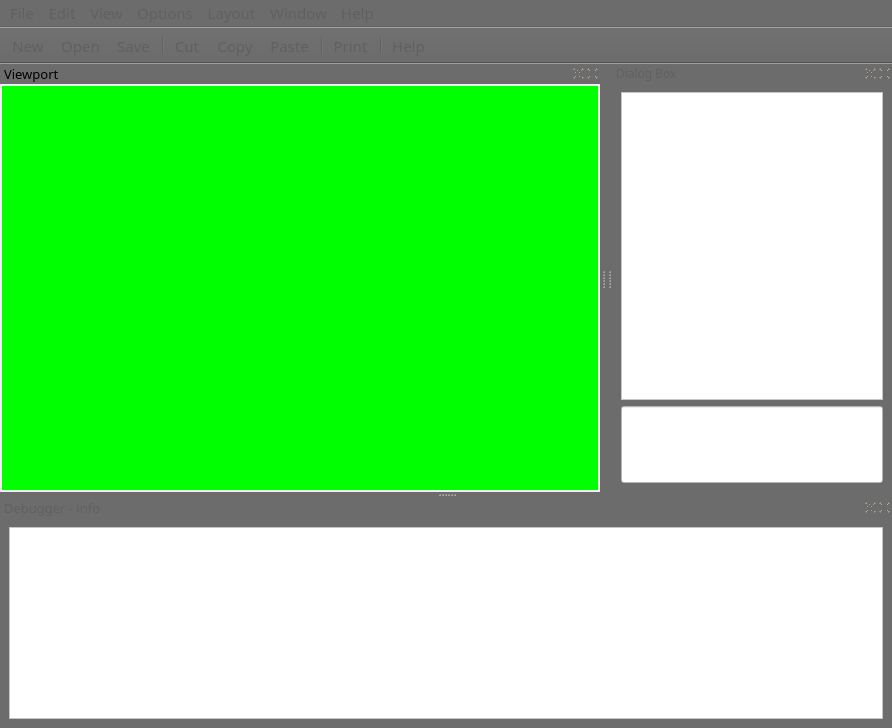
<?xml version="1.0" encoding="UTF-8"?>
<ui version="4.0">
 <class>machinimaker</class>
 <widget class="QMainWindow" name="machinimaker">
  <property name="geometry">
   <rect>
    <x>0</x>
    <y>0</y>
    <width>892</width>
    <height>728</height>
   </rect>
  </property>
  <property name="palette">
   <palette>
    <active>
     <colorrole role="WindowText">
      <brush brushstyle="SolidPattern">
       <color alpha="255">
        <red>0</red>
        <green>0</green>
        <blue>0</blue>
       </color>
      </brush>
     </colorrole>
     <colorrole role="Button">
      <brush brushstyle="SolidPattern">
       <color alpha="255">
        <red>240</red>
        <green>240</green>
        <blue>240</blue>
       </color>
      </brush>
     </colorrole>
     <colorrole role="Text">
      <brush brushstyle="SolidPattern">
       <color alpha="255">
        <red>0</red>
        <green>0</green>
        <blue>0</blue>
       </color>
      </brush>
     </colorrole>
     <colorrole role="ButtonText">
      <brush brushstyle="SolidPattern">
       <color alpha="255">
        <red>0</red>
        <green>0</green>
        <blue>0</blue>
       </color>
      </brush>
     </colorrole>
     <colorrole role="Base">
      <brush brushstyle="SolidPattern">
       <color alpha="255">
        <red>255</red>
        <green>255</green>
        <blue>255</blue>
       </color>
      </brush>
     </colorrole>
     <colorrole role="Window">
      <brush brushstyle="SolidPattern">
       <color alpha="255">
        <red>108</red>
        <green>108</green>
        <blue>108</blue>
       </color>
      </brush>
     </colorrole>
     <colorrole role="Highlight">
      <brush brushstyle="SolidPattern">
       <color alpha="255">
        <red>51</red>
        <green>153</green>
        <blue>255</blue>
       </color>
      </brush>
     </colorrole>
     <colorrole role="Link">
      <brush brushstyle="SolidPattern">
       <color alpha="255">
        <red>0</red>
        <green>0</green>
        <blue>238</blue>
       </color>
      </brush>
     </colorrole>
     <colorrole role="LinkVisited">
      <brush brushstyle="SolidPattern">
       <color alpha="255">
        <red>85</red>
        <green>26</green>
        <blue>139</blue>
       </color>
      </brush>
     </colorrole>
     <colorrole role="AlternateBase">
      <brush brushstyle="SolidPattern">
       <color alpha="255">
        <red>245</red>
        <green>245</green>
        <blue>245</blue>
       </color>
      </brush>
     </colorrole>
     <colorrole role="ToolTipBase">
      <brush brushstyle="SolidPattern">
       <color alpha="255">
        <red>255</red>
        <green>255</green>
        <blue>225</blue>
       </color>
      </brush>
     </colorrole>
    </active>
    <inactive>
     <colorrole role="WindowText">
      <brush brushstyle="SolidPattern">
       <color alpha="255">
        <red>96</red>
        <green>96</green>
        <blue>96</blue>
       </color>
      </brush>
     </colorrole>
     <colorrole role="Button">
      <brush brushstyle="SolidPattern">
       <color alpha="255">
        <red>240</red>
        <green>240</green>
        <blue>240</blue>
       </color>
      </brush>
     </colorrole>
     <colorrole role="Text">
      <brush brushstyle="SolidPattern">
       <color alpha="255">
        <red>96</red>
        <green>96</green>
        <blue>96</blue>
       </color>
      </brush>
     </colorrole>
     <colorrole role="ButtonText">
      <brush brushstyle="SolidPattern">
       <color alpha="255">
        <red>96</red>
        <green>96</green>
        <blue>96</blue>
       </color>
      </brush>
     </colorrole>
     <colorrole role="Base">
      <brush brushstyle="SolidPattern">
       <color alpha="255">
        <red>255</red>
        <green>255</green>
        <blue>255</blue>
       </color>
      </brush>
     </colorrole>
     <colorrole role="Window">
      <brush brushstyle="SolidPattern">
       <color alpha="255">
        <red>108</red>
        <green>108</green>
        <blue>108</blue>
       </color>
      </brush>
     </colorrole>
     <colorrole role="Highlight">
      <brush brushstyle="SolidPattern">
       <color alpha="255">
        <red>166</red>
        <green>200</green>
        <blue>255</blue>
       </color>
      </brush>
     </colorrole>
     <colorrole role="HighlightedText">
      <brush brushstyle="SolidPattern">
       <color alpha="255">
        <red>0</red>
        <green>0</green>
        <blue>0</blue>
       </color>
      </brush>
     </colorrole>
     <colorrole role="Link">
      <brush brushstyle="SolidPattern">
       <color alpha="255">
        <red>0</red>
        <green>0</green>
        <blue>238</blue>
       </color>
      </brush>
     </colorrole>
     <colorrole role="LinkVisited">
      <brush brushstyle="SolidPattern">
       <color alpha="255">
        <red>85</red>
        <green>26</green>
        <blue>139</blue>
       </color>
      </brush>
     </colorrole>
     <colorrole role="AlternateBase">
      <brush brushstyle="SolidPattern">
       <color alpha="255">
        <red>245</red>
        <green>245</green>
        <blue>245</blue>
       </color>
      </brush>
     </colorrole>
     <colorrole role="ToolTipBase">
      <brush brushstyle="SolidPattern">
       <color alpha="255">
        <red>255</red>
        <green>255</green>
        <blue>225</blue>
       </color>
      </brush>
     </colorrole>
    </inactive>
    <disabled>
     <colorrole role="WindowText">
      <brush brushstyle="SolidPattern">
       <color alpha="255">
        <red>160</red>
        <green>160</green>
        <blue>160</blue>
       </color>
      </brush>
     </colorrole>
     <colorrole role="Button">
      <brush brushstyle="SolidPattern">
       <color alpha="255">
        <red>240</red>
        <green>240</green>
        <blue>240</blue>
       </color>
      </brush>
     </colorrole>
     <colorrole role="Text">
      <brush brushstyle="SolidPattern">
       <color alpha="255">
        <red>160</red>
        <green>160</green>
        <blue>160</blue>
       </color>
      </brush>
     </colorrole>
     <colorrole role="ButtonText">
      <brush brushstyle="SolidPattern">
       <color alpha="255">
        <red>160</red>
        <green>160</green>
        <blue>160</blue>
       </color>
      </brush>
     </colorrole>
     <colorrole role="Base">
      <brush brushstyle="SolidPattern">
       <color alpha="255">
        <red>108</red>
        <green>108</green>
        <blue>108</blue>
       </color>
      </brush>
     </colorrole>
     <colorrole role="Window">
      <brush brushstyle="SolidPattern">
       <color alpha="255">
        <red>108</red>
        <green>108</green>
        <blue>108</blue>
       </color>
      </brush>
     </colorrole>
     <colorrole role="Highlight">
      <brush brushstyle="SolidPattern">
       <color alpha="255">
        <red>200</red>
        <green>221</green>
        <blue>254</blue>
       </color>
      </brush>
     </colorrole>
     <colorrole role="HighlightedText">
      <brush brushstyle="SolidPattern">
       <color alpha="255">
        <red>160</red>
        <green>160</green>
        <blue>160</blue>
       </color>
      </brush>
     </colorrole>
     <colorrole role="Link">
      <brush brushstyle="SolidPattern">
       <color alpha="255">
        <red>128</red>
        <green>128</green>
        <blue>255</blue>
       </color>
      </brush>
     </colorrole>
     <colorrole role="LinkVisited">
      <brush brushstyle="SolidPattern">
       <color alpha="255">
        <red>128</red>
        <green>128</green>
        <blue>255</blue>
       </color>
      </brush>
     </colorrole>
     <colorrole role="AlternateBase">
      <brush brushstyle="SolidPattern">
       <color alpha="255">
        <red>245</red>
        <green>245</green>
        <blue>245</blue>
       </color>
      </brush>
     </colorrole>
     <colorrole role="ToolTipBase">
      <brush brushstyle="SolidPattern">
       <color alpha="255">
        <red>255</red>
        <green>255</green>
        <blue>225</blue>
       </color>
      </brush>
     </colorrole>
    </disabled>
   </palette>
  </property>
  <property name="font">
   <font>
    <family>Segoe UI This</family>
    <pointsize>11</pointsize>
   </font>
  </property>
  <property name="windowTitle">
   <string>Machinimaker</string>
  </property>
  <property name="windowIcon">
   <iconset resource="appIcons.qrc">
    <normaloff>:/icons/icons/mm_icon.png</normaloff>:/icons/icons/mm_icon.png</iconset>
  </property>
  <property name="autoFillBackground">
   <bool>false</bool>
  </property>
  <property name="iconSize">
   <size>
    <width>32</width>
    <height>32</height>
   </size>
  </property>
  <property name="tabShape">
   <enum>QTabWidget::TabShape::Triangular</enum>
  </property>
  <property name="dockOptions">
   <set>QMainWindow::DockOption::AllowTabbedDocks|QMainWindow::DockOption::AnimatedDocks|QMainWindow::DockOption::ForceTabbedDocks</set>
  </property>
  <widget class="QWidget" name="centralwidget">
   <property name="sizePolicy">
    <sizepolicy hsizetype="Preferred" vsizetype="Ignored">
     <horstretch>0</horstretch>
     <verstretch>0</verstretch>
    </sizepolicy>
   </property>
   <layout class="QHBoxLayout" name="horizontalLayout">
    <property name="spacing">
     <number>0</number>
    </property>
    <property name="sizeConstraint">
     <enum>QLayout::SizeConstraint::SetMaximumSize</enum>
    </property>
    <property name="leftMargin">
     <number>0</number>
    </property>
    <property name="topMargin">
     <number>0</number>
    </property>
    <property name="rightMargin">
     <number>0</number>
    </property>
    <property name="bottomMargin">
     <number>1</number>
    </property>
   </layout>
  </widget>
  <widget class="QMenuBar" name="menubar">
   <property name="geometry">
    <rect>
     <x>0</x>
     <y>0</y>
     <width>892</width>
     <height>25</height>
    </rect>
   </property>
   <widget class="QMenu" name="menuBeeboop">
    <property name="title">
     <string>File</string>
    </property>
   </widget>
   <widget class="QMenu" name="menuEdit">
    <property name="title">
     <string>Edit</string>
    </property>
   </widget>
   <widget class="QMenu" name="menuView">
    <property name="title">
     <string>View</string>
    </property>
   </widget>
   <widget class="QMenu" name="menuOptions">
    <property name="title">
     <string>Options</string>
    </property>
   </widget>
   <widget class="QMenu" name="menuLayout">
    <property name="title">
     <string>Layout</string>
    </property>
   </widget>
   <widget class="QMenu" name="menuWindow">
    <property name="title">
     <string>Window</string>
    </property>
   </widget>
   <widget class="QMenu" name="menuHelp">
    <property name="title">
     <string>Help</string>
    </property>
   </widget>
   <addaction name="menuBeeboop"/>
   <addaction name="menuEdit"/>
   <addaction name="menuView"/>
   <addaction name="menuOptions"/>
   <addaction name="menuLayout"/>
   <addaction name="menuWindow"/>
   <addaction name="menuHelp"/>
  </widget>
  <widget class="QToolBar" name="toolBar">
   <property name="windowTitle">
    <string>toolBar</string>
   </property>
   <property name="movable">
    <bool>false</bool>
   </property>
   <property name="iconSize">
    <size>
     <width>32</width>
     <height>32</height>
    </size>
   </property>
   <property name="floatable">
    <bool>false</bool>
   </property>
   <attribute name="toolBarArea">
    <enum>TopToolBarArea</enum>
   </attribute>
   <attribute name="toolBarBreak">
    <bool>false</bool>
   </attribute>
   <addaction name="actionNew"/>
   <addaction name="actionopen"/>
   <addaction name="actionsave"/>
   <addaction name="separator"/>
   <addaction name="actioncut"/>
   <addaction name="actioncopy"/>
   <addaction name="actionpaste"/>
   <addaction name="separator"/>
   <addaction name="actionprint"/>
   <addaction name="separator"/>
   <addaction name="actionhelp"/>
  </widget>
  <widget class="QDockWidget" name="Debugger">
   <property name="sizePolicy">
    <sizepolicy hsizetype="Expanding" vsizetype="Expanding">
     <horstretch>0</horstretch>
     <verstretch>0</verstretch>
    </sizepolicy>
   </property>
   <property name="minimumSize">
    <size>
     <width>94</width>
     <height>150</height>
    </size>
   </property>
   <property name="font">
    <font>
     <family>Segoe UI This</family>
     <pointsize>10</pointsize>
    </font>
   </property>
   <property name="windowIcon">
    <iconset>
     <normaloff>../../../Downloads/mm_icon.png</normaloff>../../../Downloads/mm_icon.png</iconset>
   </property>
   <property name="autoFillBackground">
    <bool>false</bool>
   </property>
   <property name="styleSheet">
    <string notr="true"/>
   </property>
   <property name="windowTitle">
    <string>Debugger - info</string>
   </property>
   <property name="dockLocation">
    <enum>Qt::DockWidgetArea::BottomDockWidgetArea</enum>
   </property>
   <attribute name="dockWidgetArea">
    <number>8</number>
   </attribute>
   <widget class="QWidget" name="dockWidgetContents">
    <layout class="QVBoxLayout" name="verticalLayout_2">
     <item>
      <widget class="QTextEdit" name="textDebugger">
       <property name="font">
        <font>
         <family>Segoe UI This</family>
         <pointsize>10</pointsize>
        </font>
       </property>
       <property name="styleSheet">
        <string notr="true">color:rgb(0,0,0);
background-color: rgb(255, 255, 255);</string>
       </property>
      </widget>
     </item>
    </layout>
   </widget>
  </widget>
  <widget class="QDockWidget" name="Viewport">
   <property name="sizePolicy">
    <sizepolicy hsizetype="Expanding" vsizetype="Expanding">
     <horstretch>255</horstretch>
     <verstretch>0</verstretch>
    </sizepolicy>
   </property>
   <property name="minimumSize">
    <size>
     <width>600</width>
     <height>300</height>
    </size>
   </property>
   <property name="palette">
    <palette>
     <active>
      <colorrole role="WindowText">
       <brush brushstyle="SolidPattern">
        <color alpha="255">
         <red>0</red>
         <green>0</green>
         <blue>0</blue>
        </color>
       </brush>
      </colorrole>
      <colorrole role="Button">
       <brush brushstyle="SolidPattern">
        <color alpha="255">
         <red>0</red>
         <green>255</green>
         <blue>0</blue>
        </color>
       </brush>
      </colorrole>
      <colorrole role="Text">
       <brush brushstyle="SolidPattern">
        <color alpha="255">
         <red>0</red>
         <green>0</green>
         <blue>0</blue>
        </color>
       </brush>
      </colorrole>
      <colorrole role="ButtonText">
       <brush brushstyle="SolidPattern">
        <color alpha="255">
         <red>0</red>
         <green>0</green>
         <blue>0</blue>
        </color>
       </brush>
      </colorrole>
      <colorrole role="Base">
       <brush brushstyle="SolidPattern">
        <color alpha="255">
         <red>0</red>
         <green>255</green>
         <blue>0</blue>
        </color>
       </brush>
      </colorrole>
      <colorrole role="Window">
       <brush brushstyle="SolidPattern">
        <color alpha="255">
         <red>0</red>
         <green>255</green>
         <blue>0</blue>
        </color>
       </brush>
      </colorrole>
      <colorrole role="PlaceholderText">
       <brush brushstyle="SolidPattern">
        <color alpha="128">
         <red>0</red>
         <green>0</green>
         <blue>0</blue>
        </color>
       </brush>
      </colorrole>
     </active>
     <inactive>
      <colorrole role="WindowText">
       <brush brushstyle="SolidPattern">
        <color alpha="255">
         <red>0</red>
         <green>0</green>
         <blue>0</blue>
        </color>
       </brush>
      </colorrole>
      <colorrole role="Button">
       <brush brushstyle="SolidPattern">
        <color alpha="255">
         <red>0</red>
         <green>255</green>
         <blue>0</blue>
        </color>
       </brush>
      </colorrole>
      <colorrole role="Text">
       <brush brushstyle="SolidPattern">
        <color alpha="255">
         <red>0</red>
         <green>0</green>
         <blue>0</blue>
        </color>
       </brush>
      </colorrole>
      <colorrole role="ButtonText">
       <brush brushstyle="SolidPattern">
        <color alpha="255">
         <red>0</red>
         <green>0</green>
         <blue>0</blue>
        </color>
       </brush>
      </colorrole>
      <colorrole role="Base">
       <brush brushstyle="SolidPattern">
        <color alpha="255">
         <red>0</red>
         <green>255</green>
         <blue>0</blue>
        </color>
       </brush>
      </colorrole>
      <colorrole role="Window">
       <brush brushstyle="SolidPattern">
        <color alpha="255">
         <red>0</red>
         <green>255</green>
         <blue>0</blue>
        </color>
       </brush>
      </colorrole>
      <colorrole role="PlaceholderText">
       <brush brushstyle="SolidPattern">
        <color alpha="128">
         <red>0</red>
         <green>0</green>
         <blue>0</blue>
        </color>
       </brush>
      </colorrole>
     </inactive>
     <disabled>
      <colorrole role="WindowText">
       <brush brushstyle="SolidPattern">
        <color alpha="255">
         <red>0</red>
         <green>0</green>
         <blue>0</blue>
        </color>
       </brush>
      </colorrole>
      <colorrole role="Button">
       <brush brushstyle="SolidPattern">
        <color alpha="255">
         <red>0</red>
         <green>255</green>
         <blue>0</blue>
        </color>
       </brush>
      </colorrole>
      <colorrole role="Text">
       <brush brushstyle="SolidPattern">
        <color alpha="255">
         <red>0</red>
         <green>0</green>
         <blue>0</blue>
        </color>
       </brush>
      </colorrole>
      <colorrole role="ButtonText">
       <brush brushstyle="SolidPattern">
        <color alpha="255">
         <red>0</red>
         <green>0</green>
         <blue>0</blue>
        </color>
       </brush>
      </colorrole>
      <colorrole role="Base">
       <brush brushstyle="SolidPattern">
        <color alpha="255">
         <red>0</red>
         <green>255</green>
         <blue>0</blue>
        </color>
       </brush>
      </colorrole>
      <colorrole role="Window">
       <brush brushstyle="SolidPattern">
        <color alpha="255">
         <red>0</red>
         <green>255</green>
         <blue>0</blue>
        </color>
       </brush>
      </colorrole>
      <colorrole role="PlaceholderText">
       <brush brushstyle="SolidPattern">
        <color alpha="128">
         <red>0</red>
         <green>0</green>
         <blue>0</blue>
        </color>
       </brush>
      </colorrole>
     </disabled>
    </palette>
   </property>
   <property name="font">
    <font>
     <family>Segoe UI This</family>
     <pointsize>10</pointsize>
    </font>
   </property>
   <property name="cursor">
    <cursorShape>CrossCursor</cursorShape>
   </property>
   <property name="mouseTracking">
    <bool>true</bool>
   </property>
   <property name="autoFillBackground">
    <bool>false</bool>
   </property>
   <property name="styleSheet">
    <string notr="true">background-color: rgb(0, 255, 0);
border: 2px solid #f0f0f0;
color: rgb(0, 0, 0);</string>
   </property>
   <property name="features">
    <set>QDockWidget::DockWidgetFeature::DockWidgetClosable|QDockWidget::DockWidgetFeature::DockWidgetFloatable|QDockWidget::DockWidgetFeature::DockWidgetMovable</set>
   </property>
   <property name="windowTitle">
    <string>Viewport</string>
   </property>
   <attribute name="dockWidgetArea">
    <number>1</number>
   </attribute>
   <widget class="QWidget" name="dockWidgetContents_2">
    <layout class="QHBoxLayout" name="horizontalLayout_2"/>
   </widget>
  </widget>
  <widget class="QDockWidget" name="DialogBox">
   <property name="sizePolicy">
    <sizepolicy hsizetype="Expanding" vsizetype="Expanding">
     <horstretch>0</horstretch>
     <verstretch>0</verstretch>
    </sizepolicy>
   </property>
   <property name="minimumSize">
    <size>
     <width>182</width>
     <height>182</height>
    </size>
   </property>
   <property name="palette">
    <palette>
     <active>
      <colorrole role="WindowText">
       <brush brushstyle="SolidPattern">
        <color alpha="255">
         <red>0</red>
         <green>0</green>
         <blue>0</blue>
        </color>
       </brush>
      </colorrole>
      <colorrole role="Button">
       <brush brushstyle="SolidPattern">
        <color alpha="255">
         <red>240</red>
         <green>240</green>
         <blue>240</blue>
        </color>
       </brush>
      </colorrole>
      <colorrole role="Text">
       <brush brushstyle="SolidPattern">
        <color alpha="255">
         <red>0</red>
         <green>0</green>
         <blue>0</blue>
        </color>
       </brush>
      </colorrole>
      <colorrole role="ButtonText">
       <brush brushstyle="SolidPattern">
        <color alpha="255">
         <red>0</red>
         <green>0</green>
         <blue>0</blue>
        </color>
       </brush>
      </colorrole>
      <colorrole role="Base">
       <brush brushstyle="SolidPattern">
        <color alpha="255">
         <red>240</red>
         <green>240</green>
         <blue>240</blue>
        </color>
       </brush>
      </colorrole>
      <colorrole role="Window">
       <brush brushstyle="SolidPattern">
        <color alpha="255">
         <red>240</red>
         <green>240</green>
         <blue>240</blue>
        </color>
       </brush>
      </colorrole>
      <colorrole role="Highlight">
       <brush brushstyle="SolidPattern">
        <color alpha="255">
         <red>51</red>
         <green>153</green>
         <blue>255</blue>
        </color>
       </brush>
      </colorrole>
      <colorrole role="Link">
       <brush brushstyle="SolidPattern">
        <color alpha="255">
         <red>0</red>
         <green>0</green>
         <blue>238</blue>
        </color>
       </brush>
      </colorrole>
      <colorrole role="LinkVisited">
       <brush brushstyle="SolidPattern">
        <color alpha="255">
         <red>85</red>
         <green>26</green>
         <blue>139</blue>
        </color>
       </brush>
      </colorrole>
      <colorrole role="AlternateBase">
       <brush brushstyle="SolidPattern">
        <color alpha="255">
         <red>245</red>
         <green>245</green>
         <blue>245</blue>
        </color>
       </brush>
      </colorrole>
      <colorrole role="ToolTipBase">
       <brush brushstyle="SolidPattern">
        <color alpha="255">
         <red>255</red>
         <green>255</green>
         <blue>225</blue>
        </color>
       </brush>
      </colorrole>
     </active>
     <inactive>
      <colorrole role="WindowText">
       <brush brushstyle="SolidPattern">
        <color alpha="255">
         <red>96</red>
         <green>96</green>
         <blue>96</blue>
        </color>
       </brush>
      </colorrole>
      <colorrole role="Button">
       <brush brushstyle="SolidPattern">
        <color alpha="255">
         <red>240</red>
         <green>240</green>
         <blue>240</blue>
        </color>
       </brush>
      </colorrole>
      <colorrole role="Text">
       <brush brushstyle="SolidPattern">
        <color alpha="255">
         <red>96</red>
         <green>96</green>
         <blue>96</blue>
        </color>
       </brush>
      </colorrole>
      <colorrole role="ButtonText">
       <brush brushstyle="SolidPattern">
        <color alpha="255">
         <red>96</red>
         <green>96</green>
         <blue>96</blue>
        </color>
       </brush>
      </colorrole>
      <colorrole role="Base">
       <brush brushstyle="SolidPattern">
        <color alpha="255">
         <red>240</red>
         <green>240</green>
         <blue>240</blue>
        </color>
       </brush>
      </colorrole>
      <colorrole role="Window">
       <brush brushstyle="SolidPattern">
        <color alpha="255">
         <red>240</red>
         <green>240</green>
         <blue>240</blue>
        </color>
       </brush>
      </colorrole>
      <colorrole role="Highlight">
       <brush brushstyle="SolidPattern">
        <color alpha="255">
         <red>166</red>
         <green>200</green>
         <blue>255</blue>
        </color>
       </brush>
      </colorrole>
      <colorrole role="HighlightedText">
       <brush brushstyle="SolidPattern">
        <color alpha="255">
         <red>0</red>
         <green>0</green>
         <blue>0</blue>
        </color>
       </brush>
      </colorrole>
      <colorrole role="Link">
       <brush brushstyle="SolidPattern">
        <color alpha="255">
         <red>0</red>
         <green>0</green>
         <blue>238</blue>
        </color>
       </brush>
      </colorrole>
      <colorrole role="LinkVisited">
       <brush brushstyle="SolidPattern">
        <color alpha="255">
         <red>85</red>
         <green>26</green>
         <blue>139</blue>
        </color>
       </brush>
      </colorrole>
      <colorrole role="AlternateBase">
       <brush brushstyle="SolidPattern">
        <color alpha="255">
         <red>245</red>
         <green>245</green>
         <blue>245</blue>
        </color>
       </brush>
      </colorrole>
      <colorrole role="ToolTipBase">
       <brush brushstyle="SolidPattern">
        <color alpha="255">
         <red>255</red>
         <green>255</green>
         <blue>225</blue>
        </color>
       </brush>
      </colorrole>
     </inactive>
     <disabled>
      <colorrole role="WindowText">
       <brush brushstyle="SolidPattern">
        <color alpha="255">
         <red>160</red>
         <green>160</green>
         <blue>160</blue>
        </color>
       </brush>
      </colorrole>
      <colorrole role="Button">
       <brush brushstyle="SolidPattern">
        <color alpha="255">
         <red>240</red>
         <green>240</green>
         <blue>240</blue>
        </color>
       </brush>
      </colorrole>
      <colorrole role="Text">
       <brush brushstyle="SolidPattern">
        <color alpha="255">
         <red>160</red>
         <green>160</green>
         <blue>160</blue>
        </color>
       </brush>
      </colorrole>
      <colorrole role="ButtonText">
       <brush brushstyle="SolidPattern">
        <color alpha="255">
         <red>160</red>
         <green>160</green>
         <blue>160</blue>
        </color>
       </brush>
      </colorrole>
      <colorrole role="Base">
       <brush brushstyle="SolidPattern">
        <color alpha="255">
         <red>240</red>
         <green>240</green>
         <blue>240</blue>
        </color>
       </brush>
      </colorrole>
      <colorrole role="Window">
       <brush brushstyle="SolidPattern">
        <color alpha="255">
         <red>240</red>
         <green>240</green>
         <blue>240</blue>
        </color>
       </brush>
      </colorrole>
      <colorrole role="Highlight">
       <brush brushstyle="SolidPattern">
        <color alpha="255">
         <red>200</red>
         <green>221</green>
         <blue>254</blue>
        </color>
       </brush>
      </colorrole>
      <colorrole role="HighlightedText">
       <brush brushstyle="SolidPattern">
        <color alpha="255">
         <red>160</red>
         <green>160</green>
         <blue>160</blue>
        </color>
       </brush>
      </colorrole>
      <colorrole role="Link">
       <brush brushstyle="SolidPattern">
        <color alpha="255">
         <red>128</red>
         <green>128</green>
         <blue>255</blue>
        </color>
       </brush>
      </colorrole>
      <colorrole role="LinkVisited">
       <brush brushstyle="SolidPattern">
        <color alpha="255">
         <red>128</red>
         <green>128</green>
         <blue>255</blue>
        </color>
       </brush>
      </colorrole>
      <colorrole role="AlternateBase">
       <brush brushstyle="SolidPattern">
        <color alpha="255">
         <red>245</red>
         <green>245</green>
         <blue>245</blue>
        </color>
       </brush>
      </colorrole>
      <colorrole role="ToolTipBase">
       <brush brushstyle="SolidPattern">
        <color alpha="255">
         <red>255</red>
         <green>255</green>
         <blue>225</blue>
        </color>
       </brush>
      </colorrole>
     </disabled>
    </palette>
   </property>
   <property name="font">
    <font>
     <family>Segoe UI This</family>
     <pointsize>9</pointsize>
    </font>
   </property>
   <property name="layoutDirection">
    <enum>Qt::LayoutDirection::LeftToRight</enum>
   </property>
   <property name="autoFillBackground">
    <bool>false</bool>
   </property>
   <property name="styleSheet">
    <string notr="true"/>
   </property>
   <property name="windowTitle">
    <string>Dialog Box</string>
   </property>
   <attribute name="dockWidgetArea">
    <number>2</number>
   </attribute>
   <widget class="QWidget" name="dockWidgetContents_3">
    <layout class="QVBoxLayout" name="verticalLayout" stretch="4,1">
     <item>
      <widget class="QTextBrowser" name="textBrowser">
       <property name="font">
        <font>
         <family>Segoe UI This</family>
         <pointsize>10</pointsize>
        </font>
       </property>
       <property name="styleSheet">
        <string notr="true">background-color:rgb(255,255,255);
color:rgb(0,0,0);</string>
       </property>
      </widget>
     </item>
     <item>
      <widget class="QLineEdit" name="lineEdit">
       <property name="sizePolicy">
        <sizepolicy hsizetype="Expanding" vsizetype="Expanding">
         <horstretch>0</horstretch>
         <verstretch>0</verstretch>
        </sizepolicy>
       </property>
       <property name="font">
        <font>
         <family>Segoe UI This</family>
         <pointsize>10</pointsize>
        </font>
       </property>
       <property name="styleSheet">
        <string notr="true">background-color:rgb(255,255,255);
color:rgb(0,0,0);</string>
       </property>
       <property name="alignment">
        <set>Qt::AlignmentFlag::AlignLeading|Qt::AlignmentFlag::AlignLeft|Qt::AlignmentFlag::AlignTop</set>
       </property>
       <property name="dragEnabled">
        <bool>false</bool>
       </property>
      </widget>
     </item>
    </layout>
   </widget>
  </widget>
  <action name="actionNew">
   <property name="icon">
    <iconset resource="appIcons.qrc">
     <normaloff>:/icons/icons/2.ico</normaloff>:/icons/icons/2.ico</iconset>
   </property>
   <property name="text">
    <string>New</string>
   </property>
   <property name="menuRole">
    <enum>QAction::MenuRole::NoRole</enum>
   </property>
  </action>
  <action name="actionopen">
   <property name="icon">
    <iconset resource="appIcons.qrc">
     <normaloff>:/icons/icons/3.ico</normaloff>:/icons/icons/3.ico</iconset>
   </property>
   <property name="text">
    <string>Open</string>
   </property>
   <property name="toolTip">
    <string>Open</string>
   </property>
   <property name="menuRole">
    <enum>QAction::MenuRole::NoRole</enum>
   </property>
  </action>
  <action name="actionsave">
   <property name="icon">
    <iconset resource="appIcons.qrc">
     <normaloff>:/icons/icons/save.ico</normaloff>:/icons/icons/save.ico</iconset>
   </property>
   <property name="text">
    <string>Save</string>
   </property>
   <property name="toolTip">
    <string>Save</string>
   </property>
   <property name="menuRole">
    <enum>QAction::MenuRole::NoRole</enum>
   </property>
  </action>
  <action name="actioncut">
   <property name="icon">
    <iconset resource="appIcons.qrc">
     <normaloff>:/icons/icons/Cut.ico</normaloff>:/icons/icons/Cut.ico</iconset>
   </property>
   <property name="text">
    <string>Cut</string>
   </property>
   <property name="toolTip">
    <string>Cut</string>
   </property>
   <property name="menuRole">
    <enum>QAction::MenuRole::NoRole</enum>
   </property>
  </action>
  <action name="actioncopy">
   <property name="icon">
    <iconset resource="appIcons.qrc">
     <normaloff>:/icons/icons/Copy.ico</normaloff>:/icons/icons/Copy.ico</iconset>
   </property>
   <property name="text">
    <string>Copy</string>
   </property>
   <property name="toolTip">
    <string>Copy</string>
   </property>
   <property name="menuRole">
    <enum>QAction::MenuRole::NoRole</enum>
   </property>
  </action>
  <action name="actionpaste">
   <property name="icon">
    <iconset resource="appIcons.qrc">
     <normaloff>:/icons/icons/Paste.ico</normaloff>:/icons/icons/Paste.ico</iconset>
   </property>
   <property name="text">
    <string>Paste</string>
   </property>
   <property name="toolTip">
    <string>Paste</string>
   </property>
   <property name="menuRole">
    <enum>QAction::MenuRole::NoRole</enum>
   </property>
  </action>
  <action name="actionprint">
   <property name="icon">
    <iconset resource="appIcons.qrc">
     <normaloff>:/icons/icons/51.ico</normaloff>:/icons/icons/51.ico</iconset>
   </property>
   <property name="text">
    <string>Print</string>
   </property>
   <property name="toolTip">
    <string>Print</string>
   </property>
   <property name="menuRole">
    <enum>QAction::MenuRole::NoRole</enum>
   </property>
  </action>
  <action name="actionhelp">
   <property name="icon">
    <iconset resource="appIcons.qrc">
     <normaloff>:/icons/icons/99.ico</normaloff>:/icons/icons/99.ico</iconset>
   </property>
   <property name="text">
    <string>Help</string>
   </property>
   <property name="toolTip">
    <string>Help</string>
   </property>
   <property name="menuRole">
    <enum>QAction::MenuRole::NoRole</enum>
   </property>
  </action>
 </widget>
 <resources>
  <include location="appIcons.qrc"/>
 </resources>
 <connections/>
</ui>
